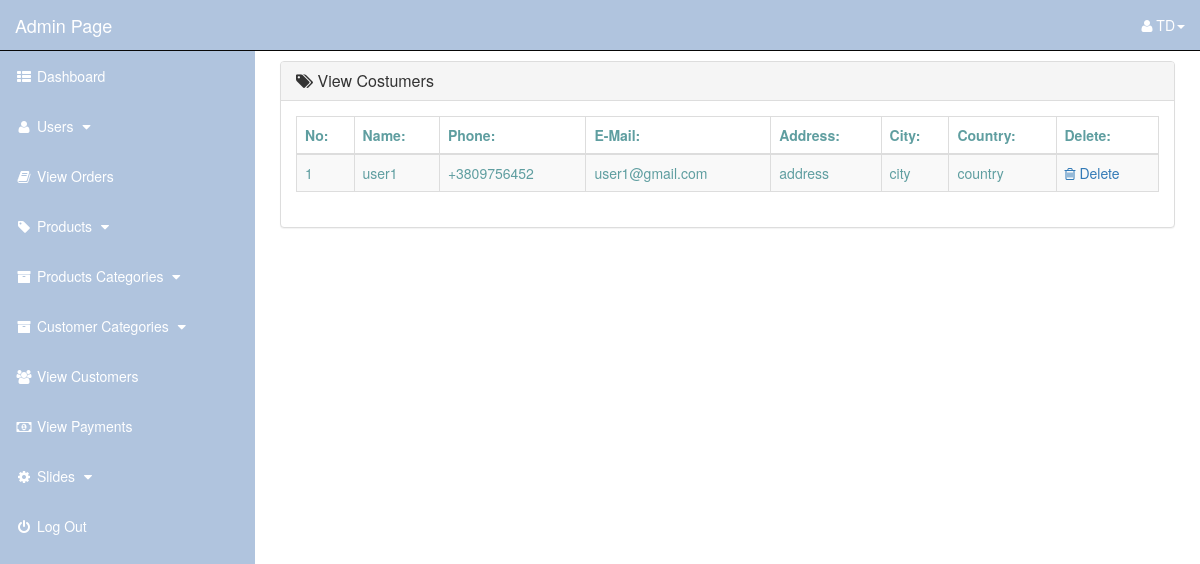
Page /admin_area/index.php?view_customers (signed in) on the committed database.
### tables this page shows
CREATE TABLE `customers` (
  `customer_id` int(10) NOT NULL,
  `customer_name` varchar(255) NOT NULL,
  `customer_phone` varchar(255) NOT NULL,
  `customer_email` varchar(255) NOT NULL,
  `customer_address` text NOT NULL,
  `customer_city` text NOT NULL,
  `customer_country` text NOT NULL,
  `customer_pass` varchar(255) NOT NULL,
  `customer_ip` varchar(100) NOT NULL
);

### admin_area/view_customers.php (the view)
<?php
    if(!isset($_SESSION['admin_email'])){
        echo "<script>window.open('login.php','_self')</script>";
    }else{
?>
<div class="row">
    <div class="col-lg-12">
    </div>
</div>
<div class="row">
    <div class="col-lg-12">
        <div class="panel panel-default">
            <div class="panel-heading">
               <h3 class="panel-title">
                   <i class="fa fa-tags"></i>  View Costumers
               </h3>
            </div>
            <div class="panel-body">
                <div class="table-responsive">
                    <table class="table table-striped table-bordered table-hover">
                        <thead>
                            <tr>
                                <th> No: </th>
                                <th> Name: </th>
                                <th> Phone: </th>
                                <th> E-Mail: </th>
                                <th> Address: </th>
                                <th> City: </th>
                                <th> Country: </th>
                                <th> Delete: </th>
                            </tr>
                        </thead>
                        <tbody>
                            <?php
                                $i=0;
                                $get_c = "select * from customers";
                                $run_c = mysqli_query($con,$get_c);
                                while($row_c=mysqli_fetch_array($run_c)){
                                    $c_id = $row_c['customer_id'];
                                    $c_name = $row_c['customer_name'];
                                    $c_phone = $row_c['customer_phone'];
                                    $c_email = $row_c['customer_email'];
                                    $c_address = $row_c['customer_address'];
                                    $c_city = $row_c['customer_city'];
                                    $c_country = $row_c['customer_country'];
                                    $i++;
                            ?>
                            <tr>
                                <td> <?php echo $i; ?> </td>
                                <td> <?php echo $c_name; ?> </td>
                                <td> <?php echo $c_phone ?> </td>
                                <td> <?php echo $c_email; ?> </td>
                                <td> <?php echo $c_address ?> </td>
                                <td> <?php echo $c_city; ?> </td>
                                <td> <?php echo $c_country; ?></td>
                                <td>
                                     <a href="index.php?delete_customer=<?php echo $c_id; ?>">
                                        <i class="fa fa-trash-o"></i> Delete
                                     </a>
                                </td>
                            </tr>
                            <?php } ?>
                        </tbody>
                    </table>
                </div>
            </div>
        </div>
    </div>
</div>
<?php } ?>

### admin_area/includes/sidebar.php (shortened to what this page needs)
<?php
    if(!isset($_SESSION['admin_email'])){
        echo "<script>window.open('../login.php','_self')</script>";
    }else{
?>
<nav class="navbar navbar-inverse navbar-fixed-top">
    <div class="navbar-header">
        <a href="index.php?dashboard" class="navbar-brand">Admin Page</a>
    </div>
    <ul class="nav navbar-right top-nav">
        <li class="dropdown">
            <a href="#" class="dropdown-toggle" data-toggle="dropdown">
                <i class="fa fa-user"></i></i> <?php echo $admin_name;  ?><b class="caret"></b>
            </a>
        </li>
    </ul>
    <div class="collapse navbar-collapse navbar-ex1-collapse">
        <ul class="nav navbar-nav side-nav">
            <li>
                <a href="index.php?dashboard">
                    <i class="fa fa-fw fa-th-list"></i> Dashboard
                </a>
            </li>
            <li>
                <a href="#" data-toggle="collapse" data-target="#users">
                    <i class="fa fa-fw fa-user "></i> Users
                    <i class="fa fa-fw fa-caret-down"></i>
                </a>
            </li>
            <li>
                <a href="index.php?view_orders">
                    <i class="fa fa-fw fa-book"></i> View Orders
                </a>
            </li>
            <li>
                <a href="#" data-toggle="collapse" data-target="#products">
                        <i class="fa fa-fw fa-tag"></i> Products
                        <i class="fa fa-fw fa-caret-down"></i>
                </a>
             </li>
            <li>
                <a href="#" data-toggle="collapse" data-target="#p_cat">
                        <i class="fa fa-fw fa-archive"></i> Products Categories
                        <i class="fa fa-fw fa-caret-down"></i>
                </a>
            </li>
            <li>
                <a href="#" data-toggle="collapse" data-target="#cat">
                        <i class="fa fa-fw fa-archive"></i> Customer Categories
                        <i class="fa fa-fw fa-caret-down"></i>
                </a>
            </li>
            <li>
                <a href="index.php?view_customers">
                    <i class="fa fa-fw fa-users"></i> View Customers
                </a>
            </li>
            <li>
                <a href="index.php?view_payments">
                    <i class="fa fa-fw fa-money"></i> View Payments
                </a>
            </li>
            <li>
                <a href="#" data-toggle="collapse" data-target="#slides">
                        <i class="fa fa-fw fa-gear"></i> Slides
                        <i class="fa fa-fw fa-caret-down"></i>
                </a>
            </li>
            <li>
                <a href="logout.php">
                    <i class="fa fa-fw fa-power-off"></i> Log Out
                </a>
            </li>
        </ul>
    </div>
</nav>
<?php } ?>

### admin_area/css/style.css (style rules this page uses)
.top-nav { 0 15px; }
.navbar { color: #ffffff !important; background-color: #B0C4DE; }
.navbar-header>a { color: #ffffff !important; }
.top-nav>li { float: left; display: inline-block; }
.top-nav>li>a { color: #ffffff !important; line-height: 20px; padding-top: 15px; padding-bottom: 15px; }
@media (min-width: 768px) { .side-nav { position: fixed; top: 51px; bottom: 0; width: 255px; overflow-y: auto; overflow-x: hidden; background-color: #B0C4DE; padding-bottom: 40px; border-radius: 0; } }
@media (min-width: 768px) { .side-nav>li>a { color: #ffffff; width: 255px; } }
.dropdown { margin-right: 15px; }
.side-nav>li>a { color: #ffffff !important; }

### rows in the picture
customers: customer_name "user1", customer_phone "+3809756452", customer_email "user1@gmail.com", customer_address "address", customer_city "city", customer_country "country"

### other values in the picture
$admin_name "TD"
